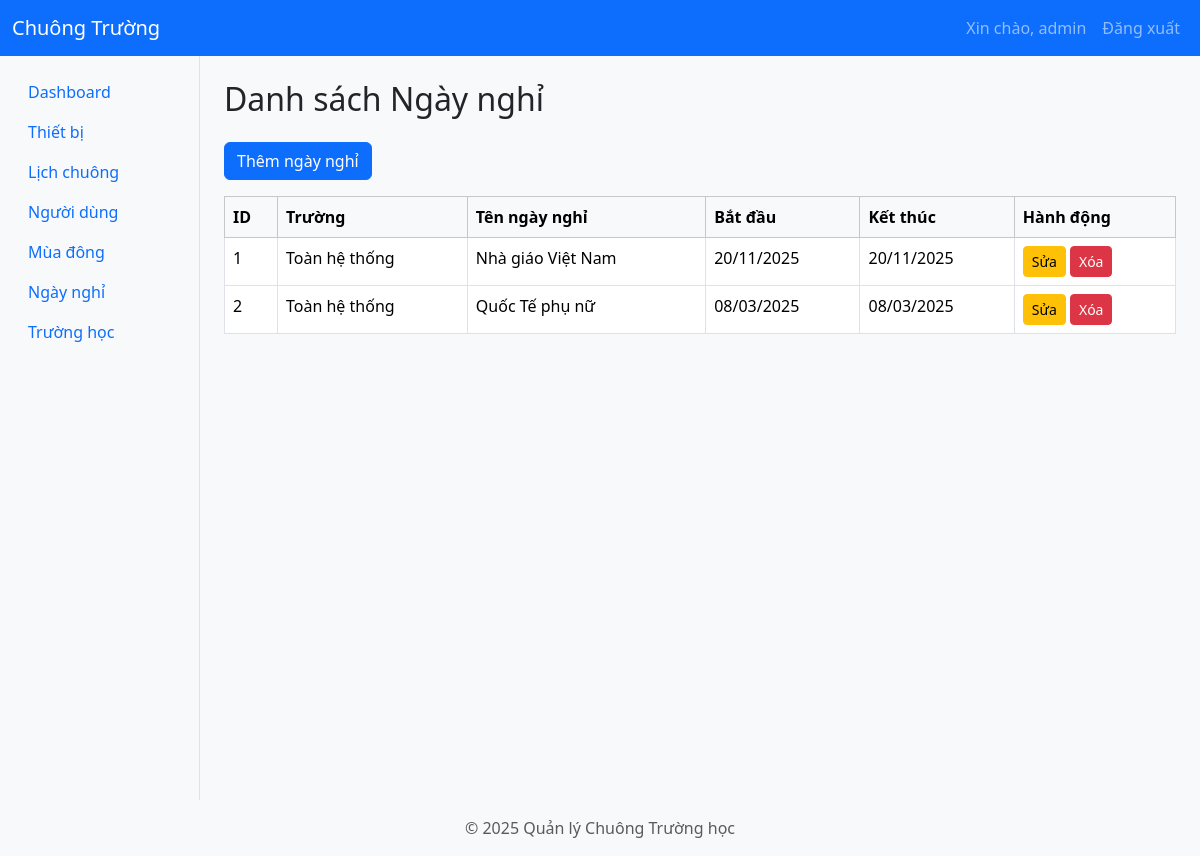
The page /holidays (signed in) on the database as committed earlier.
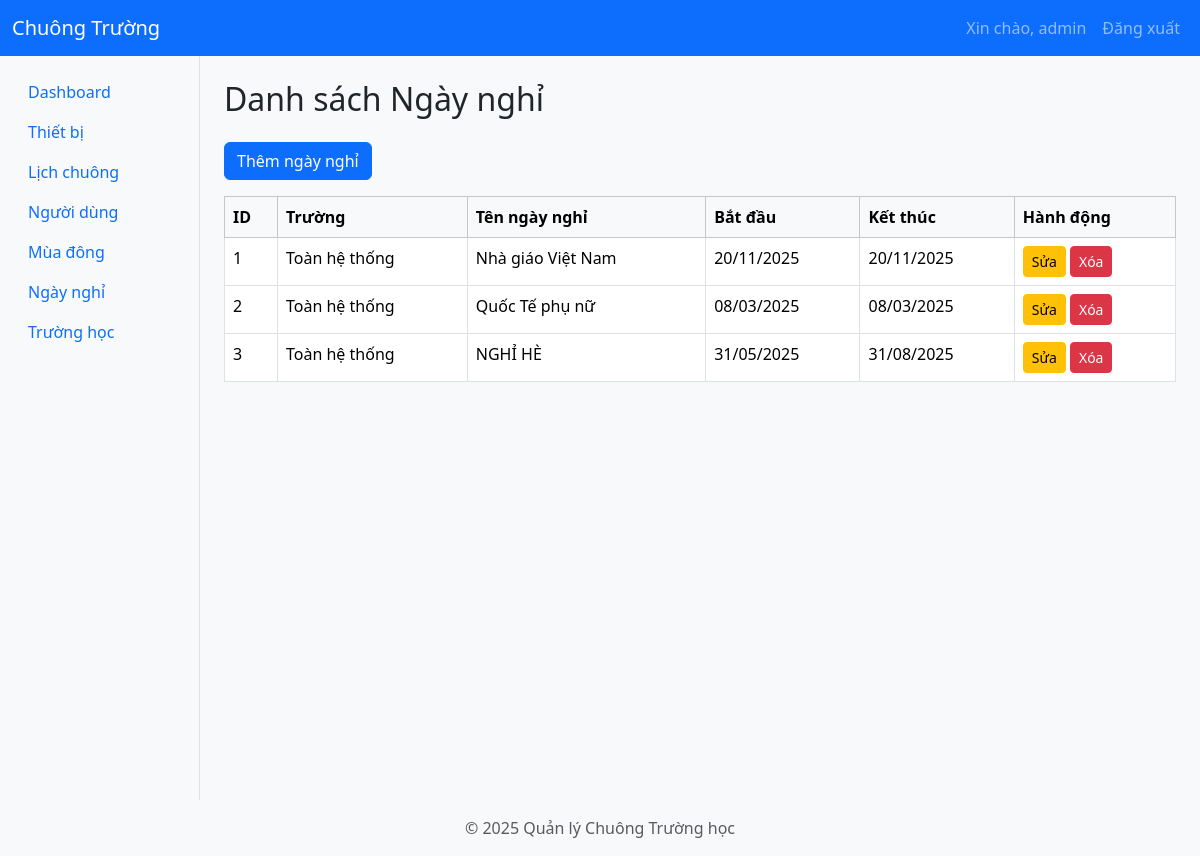
The same page on the database as committed later.
### app/models/holiday.py (models this page shows, shortened)
class Holiday(db.Model):
    __tablename__ = "holidays"
    id = db.Column(db.Integer, primary_key=True)
    school_id = db.Column(db.Integer, db.ForeignKey("schools.id"), nullable=True)  # nullable → nghỉ toàn hệ thống
    name = db.Column(db.String(100), nullable=False)
    start_date = db.Column(db.Date, nullable=False)
    end_date = db.Column(db.Date, nullable=False)
    school = db.relationship("School", backref="holidays")  # Không xung đột với DisabledPeriod

### app/routes/holiday.py (the view)
@holiday_bp.route('/holidays', methods=['GET'])
@login_required
@admin_required
def holidays_page():
    holidays = Holiday.query.all()
    return render_template('holidays.html', holidays=holidays)

### app/__init__.py (called while the page is built)
def create_app():
    app = Flask(__name__)
    app.config.from_object('app.config.Config')
    db.init_app(app)
    jwt.init_app(app)
    migrate.init_app(app, db)  # Bind Flask-Migrate to the app and db
    login_manager.init_app(app)  # Initialize Flask-Login
    login_manager.login_view = 'auth.login'  # Set the login view
    @app.context_processor
    def inject_user():
        from flask_login import current_user
        return dict(current_user=current_user)
    from app.utils.jwt_patch import apply_jwt_patch
    apply_jwt_patch()
    from app.routes import register_routes
    register_routes(app)
    def get_day_name(index):
        days = ['Thứ 2', 'Thứ 3', 'Thứ 4', 'Thứ 5', 'Thứ 6', 'Thứ 7', 'Chủ Nhật']
        return days[index]
    app.jinja_env.filters['get_day_name'] = get_day_name
    return app

### app/templates/holidays.html (shortened to what this page needs)
{% extends 'layout.html' %}
{% block content %}
<h2 class="mb-4">Danh sách Ngày nghỉ</h2>
<button class="btn btn-primary mb-3" data-bs-toggle="modal" data-bs-target="#addHolidayModal">Thêm ngày nghỉ</button>
<table class="table table-bordered table-hover">
    <thead class="table-light">
        <tr>
            <th>ID</th>
            <th>Trường</th>
            <th>Tên ngày nghỉ</th>
            <th>Bắt đầu</th>
            <th>Kết thúc</th>
            <th>Hành động</th>
        </tr>
    </thead>
    <tbody>
        {% for holiday in holidays %}
        <tr>
            <td>{{ holiday.id }}</td>
            <td>{{ holiday.school.name if holiday.school else 'Toàn hệ thống' }}</td>
            <td>{{ holiday.name }}</td>
            <td>{{ holiday.start_date.strftime('%d/%m/%Y') }}</td>
            <td>{{ holiday.end_date.strftime('%d/%m/%Y') }}</td>
            <td>
                <a href="/holidays/edit/{{ holiday.id }}" class="btn btn-sm btn-warning">Sửa</a>
                <a href="/holidays/delete/{{ holiday.id }}" class="btn btn-sm btn-danger" onclick="return confirm('Bạn có chắc muốn xóa?')">Xóa</a>
            </td>
        </tr>
        {% endfor %}
    </tbody>
</table>
{% endblock %}

Rows that differ between the two databases and show on the page:
added Holiday: id "3", school "Toàn hệ thống", name "NGHỈ HÈ", start_date "31/05/2025", end_date "31/08/2025"
